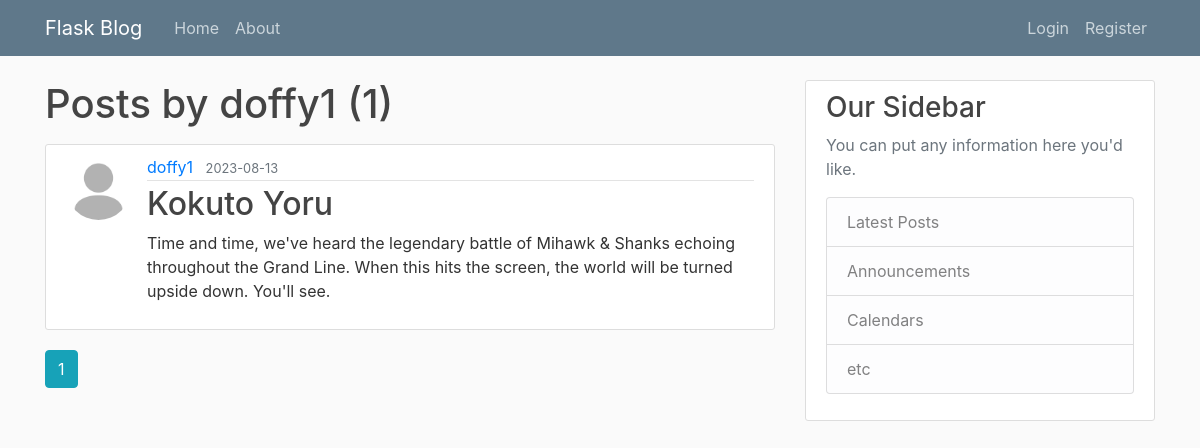
Before: /user/doffy1 with the older database file.
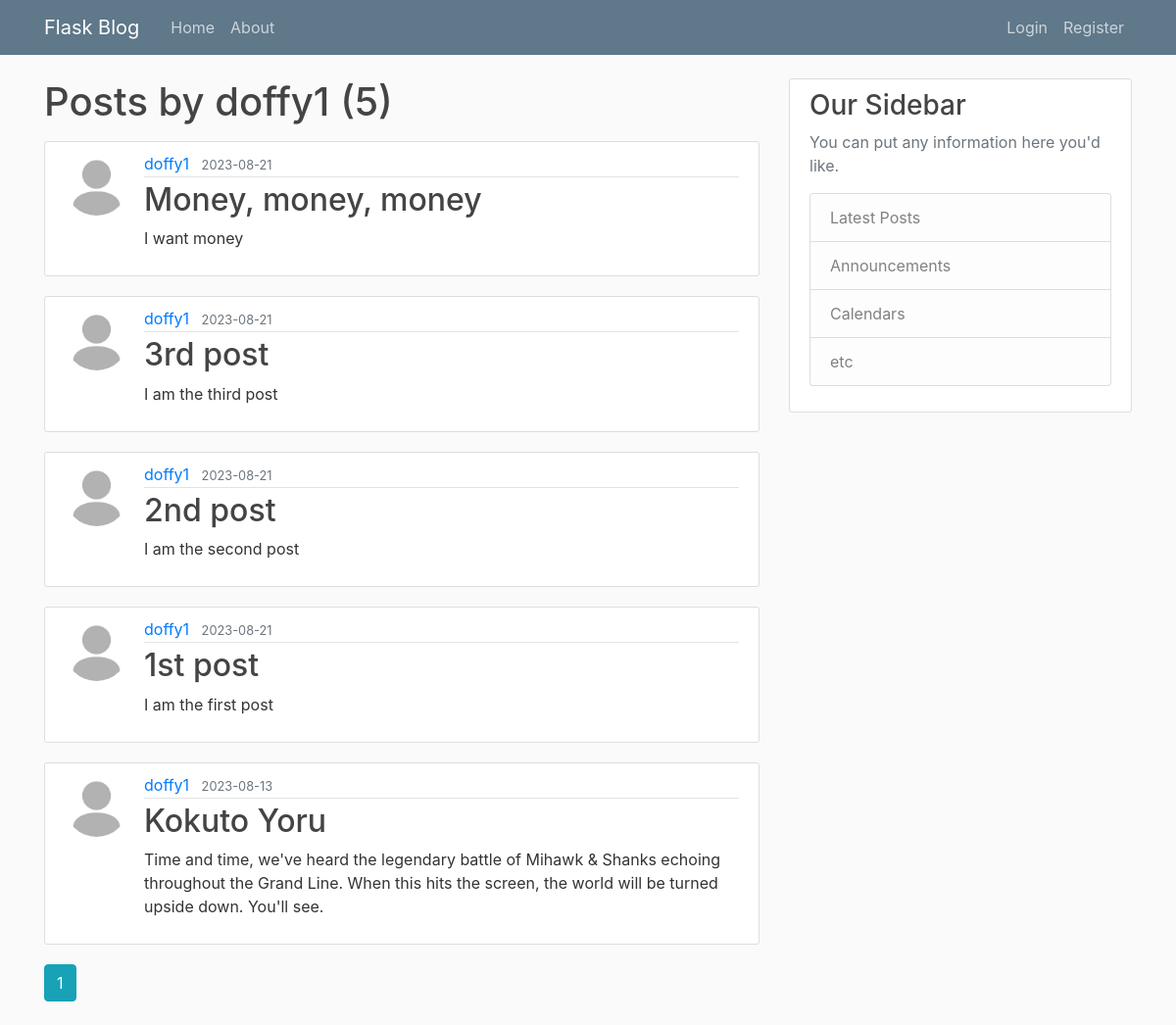
After: the same page with the newer database file.
### flaskblog/models.py (models this page shows, shortened)
class User(db.Model, UserMixin):
    id = db.Column(db.Integer, primary_key=True)
    username = db.Column(db.String(20), unique=True, nullable=False)
    email = db.Column(db.String(120), unique=True, nullable=False)
    image_file = db.Column(db.String(20), nullable=False, default='default.jpg')
    password = db.Column(db.String(60), nullable=False)
    posts = db.relationship('Post', backref='author', lazy=True)

class Post(db.Model):
    id = db.Column(db.Integer, primary_key=True)
    title = db.Column(db.String(100), nullable=False)
    date_posted = db.Column(db.DateTime, nullable=False, default=datetime.utcnow)
    content = db.Column(db.Text, nullable=False)
    user_id = db.Column(db.Integer, db.ForeignKey('user.id'), nullable=False)

### flaskblog/routes.py (the view)
@app.route('/user/<string:username>')
def user_posts(username):
    page = request.args.get('page', 1, type=int)
    user = User.query.filter_by(username=username).first_or_404()
    posts = Post.query.filter_by(author=user)\
        .order_by(Post.date_posted.desc())\
        .paginate(page=page, per_page=5)
    return render_template('user_post.html', posts=posts, user=user)

### flaskblog/templates/user_post.html
{% extends "layout.html" %}
{% block content %}
    <h1 class="mb-3">Posts by {{ user.username }} ({{ posts.total }})</h1>
    {% for post in posts.items %}
        <article class="media content-section">
            <img class="rounded-circle article-img" src="{{ url_for('static', filename='profile_pics/' + post.author.image_file) }}" alt="" >
            <div class="media-body">
            <div class="article-metadata">
                <a class="mr-2" href="{{ url_for('user_posts', username=post.author.username) }}">{{ post.author.username }}</a>
                <small class="text-muted">{{ post.date_posted.strftime('%Y-%m-%d') }}</small>
            </div>
            <h2><a class="article-title" href="{{ url_for('post', post_id=post.id) }}">{{ post.title }}</a></h2>
            <p class="article-content">{{ post.content }}</p>
            </div>
        </article>
    {% endfor %}
    {% for page_num in posts.iter_pages(left_edge=1, right_edge=1, left_current=1, right_current=1) %}
        {% if page_num %}
            {% if posts.page == page_num %}
                <a href="{{ url_for('user_posts', username=user.username, page=page_num) }}" class="btn btn-info mb-4">{{ page_num }}</a>
            {% else %}
                <a href="{{ url_for('user_posts', username=user.username, page=page_num) }}" class="btn btn-outline-info mb-4">{{ page_num }}</a>
            {% endif %}
        {% else %}
            ...
        {% endif %}
    {% endfor %}
{% endblock content %}

### flaskblog/templates/layout.html (shortened to what this page needs)
<!DOCTYPE html>
<html lang="en">
<head>
    <link rel="stylesheet" href="https://cdn.jsdelivr.net/npm/bootstrap@4.3.1/dist/css/bootstrap.min.css">
    <link rel="stylesheet" type="text/css" href="{{ url_for('static', filename='main.css') }}">
</head>
<body>
    <header class="site-header">
        <nav class="navbar navbar-expand-md navbar-dark bg-steel fixed-top">
          <div class="container">
            <a class="navbar-brand mr-4" href="/">Flask Blog</a>
            <div class="collapse navbar-collapse" id="navbarToggle">
              <div class="navbar-nav mr-auto">
                <a class="nav-item nav-link" href="{{ url_for('home') }}">Home</a>
                <a class="nav-item nav-link" href="{{ url_for('about') }}">About</a>
              </div>
              <div class="navbar-nav">
                {% if current_user.is_authenticated %}
                  <a class="nav-item nav-link" href="{{ url_for('new_post') }}">New Post</a>
                  <a class="nav-item nav-link" href="{{ url_for('account') }}">Account</a>
                  <a class="nav-item nav-link" href="{{ url_for('logout') }}">Logout</a>
                {% else %}
                  <a class="nav-item nav-link" href="{{ url_for('login') }}">Login</a>
                  <a class="nav-item nav-link" href="{{ url_for('register') }}">Register</a>
                {% endif %}
              </div>
            </div>
          </div>
        </nav>
    </header>
    <main role="main" class="container">
        <div class="row">
          <div class="col-md-8">
            {% block content %}{% endblock %}
          </div>
          <div class="col-md-4">
            <div class="content-section">
              <h3>Our Sidebar</h3>
              <p class='text-muted'>You can put any information here you'd like.
                <ul class="list-group">
                  <li class="list-group-item list-group-item-light">Latest Posts</li>
                  <li class="list-group-item list-group-item-light">Announcements</li>
                  <li class="list-group-item list-group-item-light">Calendars</li>
                  <li class="list-group-item list-group-item-light">etc</li>
                </ul>
              </p>
            </div>
          </div>
        </div>
    </main>
</body>
</html>

### flaskblog/static/main.css (style rules this page uses)
body { background: #fafafa; color: #333333; margin-top: 5rem; }
h1, h2, h3, h4, h5, h6 { color: #444444; }
.bg-steel { background-color: #5f788a; }
.site-header .navbar-nav .nav-link { color: #cbd5db; }
.content-section { background: #ffffff; padding: 10px 20px; border: 1px solid #dddddd; border-radius: 3px; margin-bottom: 20px; }
.article-title { color: #444444; }
.article-content { white-space: pre-line; }
.article-img { height: 65px; width: 65px; margin-right: 16px; }
.article-metadata { padding-bottom: 1px; margin-bottom: 4px; border-bottom: 1px solid #e3e3e3 }

Changed rows visible on the page:
added Post: image_file (placeholder picture), author.username "doffy1", date_posted "2023-08-21", title "Money, money, money", content "I want money"
added Post: image_file (placeholder picture), author.username "doffy1", date_posted "2023-08-21", title "3rd post", content "I am the third post"
added Post: image_file (placeholder picture), author.username "doffy1", date_posted "2023-08-21", title "2nd post", content "I am the second post"
added Post: image_file (placeholder picture), author.username "doffy1", date_posted "2023-08-21", title "1st post", content "I am the first post"
Other visible differences:
{{ posts.total }}: "1" → "5"
